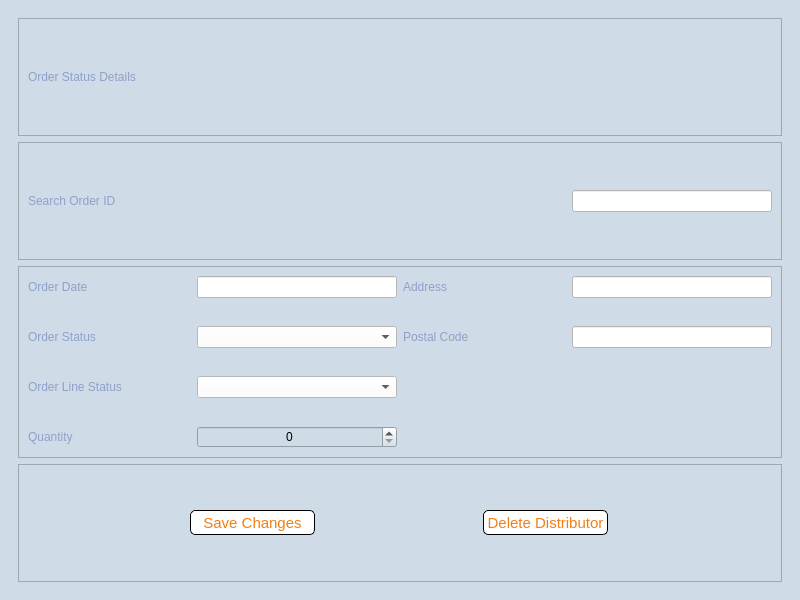
<?xml version="1.0" encoding="UTF-8"?>
<ui version="4.0">
 <class>PaymentDetails</class>
 <widget class="QMainWindow" name="PaymentDetails">
  <property name="geometry">
   <rect>
    <x>0</x>
    <y>0</y>
    <width>800</width>
    <height>600</height>
   </rect>
  </property>
  <property name="windowTitle">
   <string>OrderStatusDetails</string>
  </property>
  <property name="styleSheet">
   <string notr="true">background-color: #D0DBE8</string>
  </property>
  <widget class="QWidget" name="centralwidget">
   <layout class="QVBoxLayout" name="verticalLayout">
    <item>
     <widget class="QScrollArea" name="PaymentDetails_2">
      <property name="styleSheet">
       <string notr="true">QLineEdit{background-color:white;}



QPushButton{background-color:white;border: 1px solid black; border-radius:5px;color:#F27E14;}



QLabel{color: #8FA0C9;}
QComboBox{background-color:white;}</string>
      </property>
      <property name="frameShape">
       <enum>QFrame::NoFrame</enum>
      </property>
      <property name="widgetResizable">
       <bool>true</bool>
      </property>
      <widget class="QWidget" name="scrollAreaWidgetContents">
       <property name="geometry">
        <rect>
         <x>0</x>
         <y>0</y>
         <width>782</width>
         <height>582</height>
        </rect>
       </property>
       <layout class="QGridLayout" name="gridLayout">
        <item row="0" column="0">
         <widget class="QFrame" name="frame">
          <property name="frameShape">
           <enum>QFrame::StyledPanel</enum>
          </property>
          <property name="frameShadow">
           <enum>QFrame::Raised</enum>
          </property>
          <layout class="QHBoxLayout" name="horizontalLayout">
           <item>
            <widget class="QLabel" name="label">
             <property name="styleSheet">
              <string notr="true">color: #8FA0C9</string>
             </property>
             <property name="text">
              <string>Order Status Details</string>
             </property>
            </widget>
           </item>
           <item>
            <widget class="QLabel" name="label_2">
             <property name="maximumSize">
              <size>
               <width>300</width>
               <height>100</height>
              </size>
             </property>
             <property name="text">
              <string/>
             </property>
             <property name="pixmap">
              <pixmap>../../Downloads/Hallywell_Linen_Company.png</pixmap>
             </property>
             <property name="scaledContents">
              <bool>true</bool>
             </property>
            </widget>
           </item>
          </layout>
         </widget>
        </item>
        <item row="1" column="0">
         <widget class="QFrame" name="frame_2">
          <property name="frameShape">
           <enum>QFrame::StyledPanel</enum>
          </property>
          <property name="frameShadow">
           <enum>QFrame::Raised</enum>
          </property>
          <layout class="QHBoxLayout" name="horizontalLayout_3">
           <item>
            <widget class="QLabel" name="label_12">
             <property name="text">
              <string>Search Order ID</string>
             </property>
            </widget>
           </item>
           <item>
            <widget class="QLineEdit" name="lineEdit_OrderID">
             <property name="minimumSize">
              <size>
               <width>1</width>
               <height>0</height>
              </size>
             </property>
             <property name="maximumSize">
              <size>
               <width>200</width>
               <height>16777215</height>
              </size>
             </property>
             <property name="maxLength">
              <number>5</number>
             </property>
            </widget>
           </item>
          </layout>
         </widget>
        </item>
        <item row="2" column="0">
         <widget class="QFrame" name="frame_3">
          <property name="frameShape">
           <enum>QFrame::StyledPanel</enum>
          </property>
          <property name="frameShadow">
           <enum>QFrame::Raised</enum>
          </property>
          <layout class="QGridLayout" name="gridLayout_2">
           <property name="verticalSpacing">
            <number>28</number>
           </property>
           <item row="0" column="3">
            <widget class="QLineEdit" name="lineEdit_Address">
             <property name="minimumSize">
              <size>
               <width>50</width>
               <height>0</height>
              </size>
             </property>
             <property name="maximumSize">
              <size>
               <width>200</width>
               <height>16777215</height>
              </size>
             </property>
             <property name="maxLength">
              <number>65</number>
             </property>
            </widget>
           </item>
           <item row="0" column="0">
            <widget class="QLabel" name="label_3">
             <property name="text">
              <string>Order Date</string>
             </property>
            </widget>
           </item>
           <item row="1" column="0">
            <widget class="QLabel" name="label_4">
             <property name="text">
              <string>Order Status</string>
             </property>
            </widget>
           </item>
           <item row="0" column="2">
            <widget class="QLabel" name="label_7">
             <property name="text">
              <string>Address</string>
             </property>
            </widget>
           </item>
           <item row="2" column="0">
            <widget class="QLabel" name="label_5">
             <property name="text">
              <string>Order Line Status</string>
             </property>
            </widget>
           </item>
           <item row="0" column="1">
            <widget class="QLineEdit" name="lineEdit_OrderDate">
             <property name="minimumSize">
              <size>
               <width>8</width>
               <height>0</height>
              </size>
             </property>
             <property name="maximumSize">
              <size>
               <width>200</width>
               <height>16777215</height>
              </size>
             </property>
             <property name="maxLength">
              <number>12</number>
             </property>
            </widget>
           </item>
           <item row="3" column="0">
            <widget class="QLabel" name="label_6">
             <property name="text">
              <string>Quantity</string>
             </property>
            </widget>
           </item>
           <item row="1" column="3">
            <widget class="QLineEdit" name="lineEdit_PostalCode">
             <property name="minimumSize">
              <size>
               <width>5</width>
               <height>0</height>
              </size>
             </property>
             <property name="maximumSize">
              <size>
               <width>200</width>
               <height>16777215</height>
              </size>
             </property>
             <property name="maxLength">
              <number>8</number>
             </property>
            </widget>
           </item>
           <item row="1" column="2">
            <widget class="QLabel" name="label_8">
             <property name="text">
              <string>Postal Code</string>
             </property>
            </widget>
           </item>
           <item row="1" column="1">
            <widget class="QComboBox" name="comboBox_OrderStatus"/>
           </item>
           <item row="2" column="1">
            <widget class="QComboBox" name="comboBox_OrderLineStatus"/>
           </item>
           <item row="3" column="1">
            <widget class="QSpinBox" name="spinBox_Quantity">
             <property name="alignment">
              <set>Qt::AlignCenter</set>
             </property>
            </widget>
           </item>
          </layout>
         </widget>
        </item>
        <item row="3" column="0">
         <widget class="QFrame" name="frame_4">
          <property name="frameShape">
           <enum>QFrame::StyledPanel</enum>
          </property>
          <property name="frameShadow">
           <enum>QFrame::Raised</enum>
          </property>
          <layout class="QHBoxLayout" name="horizontalLayout_2">
           <item>
            <widget class="QPushButton" name="pushButton_savechanges">
             <property name="maximumSize">
              <size>
               <width>125</width>
               <height>25</height>
              </size>
             </property>
             <property name="font">
              <font>
               <pointsize>11</pointsize>
              </font>
             </property>
             <property name="text">
              <string>Save Changes</string>
             </property>
            </widget>
           </item>
           <item>
            <widget class="QPushButton" name="pushButton_delete">
             <property name="maximumSize">
              <size>
               <width>125</width>
               <height>25</height>
              </size>
             </property>
             <property name="font">
              <font>
               <pointsize>11</pointsize>
              </font>
             </property>
             <property name="text">
              <string>Delete Distributor</string>
             </property>
            </widget>
           </item>
          </layout>
         </widget>
        </item>
       </layout>
      </widget>
     </widget>
    </item>
   </layout>
  </widget>
 </widget>
 <resources/>
 <connections/>
</ui>
